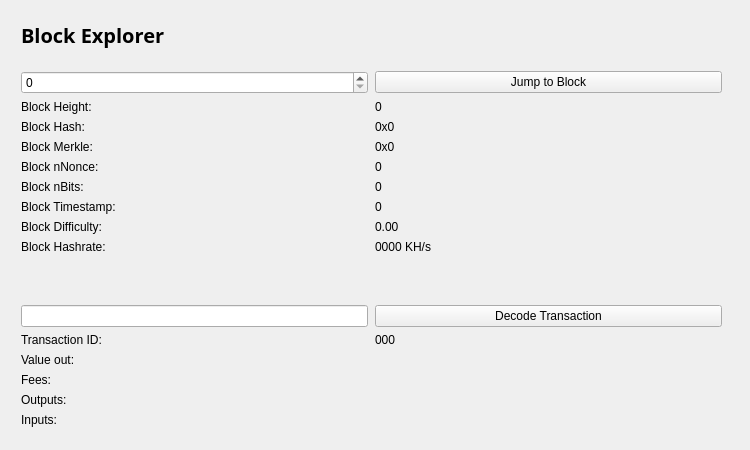
<?xml version="1.0" encoding="UTF-8"?>
<ui version="4.0">
 <class>BlockBrowser</class>
 <widget class="QWidget" name="BlockBrowser">
  <property name="windowModality">
   <enum>Qt::NonModal</enum>
  </property>
  <property name="enabled">
   <bool>true</bool>
  </property>
  <property name="geometry">
   <rect>
    <x>0</x>
    <y>0</y>
    <width>750</width>
    <height>450</height>
   </rect>
  </property>
  <property name="sizePolicy">
   <sizepolicy hsizetype="Preferred" vsizetype="Preferred">
    <horstretch>0</horstretch>
    <verstretch>0</verstretch>
   </sizepolicy>
  </property>
  <property name="minimumSize">
   <size>
    <width>0</width>
    <height>0</height>
   </size>
  </property>
  <property name="acceptDrops">
   <bool>false</bool>
  </property>
  <property name="windowTitle">
   <string>Form</string>
  </property>
  <layout class="QGridLayout">
   <property name="sizeConstraint">
    <enum>QLayout::SetMaximumSize</enum>
   </property>
   <property name="leftMargin">
    <number>21</number>
   </property>
   <property name="topMargin">
    <number>21</number>
   </property>
   <property name="rightMargin">
    <number>10</number>
   </property>
   <item row="1" column="0">
    <widget class="QWidget" name="widget" native="true">
     <widget class="QWidget" name="layoutWidget">
      <property name="geometry">
       <rect>
        <x>0</x>
        <y>0</y>
        <width>699</width>
        <height>27</height>
       </rect>
      </property>
      <layout class="QHBoxLayout" name="horizontalLayout_4">
       <property name="spacing">
        <number>7</number>
       </property>
       <item>
        <widget class="QLabel" name="label_5">
         <property name="font">
          <font>
           <family>OptimusPrinceps</family>
          </font>
         </property>
         <property name="text">
          <string>&lt;html&gt;&lt;head/&gt;&lt;body&gt;&lt;p&gt;&lt;span style=&quot; font-size:20px; font-weight:600; color:#000000;&quot;&gt;Block Explorer &lt;/span&gt;&lt;/p&gt;&lt;/body&gt;&lt;/html&gt;</string>
         </property>
        </widget>
       </item>
       <item>
        <spacer name="horizontalSpacer_2">
         <property name="orientation">
          <enum>Qt::Horizontal</enum>
         </property>
         <property name="sizeHint" stdset="0">
          <size>
           <width>40</width>
           <height>20</height>
          </size>
         </property>
        </spacer>
       </item>
      </layout>
     </widget>
     <widget class="QWidget" name="layoutWidget_2">
      <property name="geometry">
       <rect>
        <x>0</x>
        <y>50</y>
        <width>701</width>
        <height>400</height>
       </rect>
      </property>
      <layout class="QGridLayout" name="gridLayout_3" rowstretch="0,0,0,0,0,0,0,0,0,0,0,0,0,0,0,0,0,0,0" columnstretch="0,0">
       <property name="sizeConstraint">
        <enum>QLayout::SetDefaultConstraint</enum>
       </property>
       <property name="horizontalSpacing">
        <number>7</number>
       </property>
       <item row="18" column="0">
        <spacer name="verticalSpacer">
         <property name="orientation">
          <enum>Qt::Vertical</enum>
         </property>
         <property name="sizeHint" stdset="0">
          <size>
           <width>20</width>
           <height>40</height>
          </size>
         </property>
        </spacer>
       </item>
       <item row="12" column="1">
        <widget class="QPushButton" name="txButton">
         <property name="text">
          <string>Decode Transaction</string>
         </property>
        </widget>
       </item>
       <item row="17" column="0">
        <widget class="QLabel" name="inputLabel">
         <property name="text">
          <string>Inputs:</string>
         </property>
         <property name="alignment">
          <set>Qt::AlignLeading|Qt::AlignLeft|Qt::AlignTop</set>
         </property>
        </widget>
       </item>
       <item row="10" column="1">
        <widget class="QLabel" name="pawBox">
         <property name="text">
          <string>0000 KH/s</string>
         </property>
        </widget>
       </item>
       <item row="14" column="0">
        <widget class="QLabel" name="valueLabel">
         <property name="text">
          <string>Value out:</string>
         </property>
        </widget>
       </item>
       <item row="13" column="0">
        <widget class="QLabel" name="txLabel">
         <property name="text">
          <string>Transaction ID:</string>
         </property>
        </widget>
       </item>
       <item row="9" column="1">
        <widget class="QLabel" name="hardBox">
         <property name="text">
          <string>0.00</string>
         </property>
        </widget>
       </item>
       <item row="13" column="1">
        <widget class="QLabel" name="txID">
         <property name="text">
          <string>000</string>
         </property>
        </widget>
       </item>
       <item row="17" column="1">
        <widget class="QLabel" name="inputBox">
         <property name="text">
          <string/>
         </property>
         <property name="alignment">
          <set>Qt::AlignLeading|Qt::AlignLeft|Qt::AlignTop</set>
         </property>
        </widget>
       </item>
       <item row="14" column="1">
        <widget class="QLabel" name="valueBox">
         <property name="text">
          <string/>
         </property>
        </widget>
       </item>
       <item row="9" column="0">
        <widget class="QLabel" name="hardLabel">
         <property name="text">
          <string>Block Difficulty:</string>
         </property>
        </widget>
       </item>
       <item row="1" column="0">
        <widget class="QSpinBox" name="heightBox">
         <property name="sizePolicy">
          <sizepolicy hsizetype="Preferred" vsizetype="Fixed">
           <horstretch>0</horstretch>
           <verstretch>0</verstretch>
          </sizepolicy>
         </property>
         <property name="maximum">
          <number>99999999</number>
         </property>
        </widget>
       </item>
       <item row="3" column="0">
        <widget class="QLabel" name="heightLabel_2">
         <property name="text">
          <string>Block Height:</string>
         </property>
        </widget>
       </item>
       <item row="8" column="1">
        <widget class="QLabel" name="timeBox">
         <property name="text">
          <string>0</string>
         </property>
        </widget>
       </item>
       <item row="1" column="1">
        <widget class="QPushButton" name="blockButton">
         <property name="text">
          <string>Jump to Block</string>
         </property>
        </widget>
       </item>
       <item row="5" column="0">
        <widget class="QLabel" name="merkleLabel">
         <property name="text">
          <string>Block Merkle:</string>
         </property>
        </widget>
       </item>
       <item row="4" column="0">
        <widget class="QLabel" name="hashLabel">
         <property name="text">
          <string>Block Hash:</string>
         </property>
        </widget>
       </item>
       <item row="15" column="1">
        <widget class="QLabel" name="feesBox">
         <property name="text">
          <string/>
         </property>
        </widget>
       </item>
       <item row="10" column="0">
        <widget class="QLabel" name="pawLabel">
         <property name="text">
          <string>Block Hashrate:</string>
         </property>
        </widget>
       </item>
       <item row="3" column="1">
        <widget class="QLabel" name="heightLabel">
         <property name="text">
          <string>0</string>
         </property>
        </widget>
       </item>
       <item row="15" column="0">
        <widget class="QLabel" name="feesLabel">
         <property name="text">
          <string>Fees:</string>
         </property>
        </widget>
       </item>
       <item row="7" column="0">
        <widget class="QLabel" name="bitsLabel">
         <property name="text">
          <string>Block nBits:</string>
         </property>
        </widget>
       </item>
       <item row="7" column="1">
        <widget class="QLabel" name="bitsBox">
         <property name="text">
          <string>0</string>
         </property>
        </widget>
       </item>
       <item row="5" column="1">
        <widget class="QLabel" name="merkleBox">
         <property name="minimumSize">
          <size>
           <width>187</width>
           <height>0</height>
          </size>
         </property>
         <property name="text">
          <string>0x0</string>
         </property>
        </widget>
       </item>
       <item row="16" column="0">
        <widget class="QLabel" name="outputLabel">
         <property name="text">
          <string>Outputs:</string>
         </property>
         <property name="alignment">
          <set>Qt::AlignLeading|Qt::AlignLeft|Qt::AlignTop</set>
         </property>
        </widget>
       </item>
       <item row="16" column="1">
        <widget class="QLabel" name="outputBox">
         <property name="text">
          <string/>
         </property>
         <property name="alignment">
          <set>Qt::AlignLeading|Qt::AlignLeft|Qt::AlignTop</set>
         </property>
        </widget>
       </item>
       <item row="6" column="0">
        <widget class="QLabel" name="nonceLabel">
         <property name="text">
          <string>Block nNonce:</string>
         </property>
        </widget>
       </item>
       <item row="6" column="1">
        <widget class="QLabel" name="nonceBox">
         <property name="text">
          <string>0</string>
         </property>
        </widget>
       </item>
       <item row="8" column="0">
        <widget class="QLabel" name="timeLabel">
         <property name="text">
          <string>Block Timestamp:</string>
         </property>
        </widget>
       </item>
       <item row="4" column="1">
        <widget class="QLabel" name="hashBox">
         <property name="enabled">
          <bool>true</bool>
         </property>
         <property name="sizePolicy">
          <sizepolicy hsizetype="Preferred" vsizetype="Preferred">
           <horstretch>0</horstretch>
           <verstretch>0</verstretch>
          </sizepolicy>
         </property>
         <property name="minimumSize">
          <size>
           <width>0</width>
           <height>0</height>
          </size>
         </property>
         <property name="text">
          <string>0x0</string>
         </property>
        </widget>
       </item>
       <item row="12" column="0">
        <widget class="QLineEdit" name="txBox">
         <property name="sizePolicy">
          <sizepolicy hsizetype="Preferred" vsizetype="Fixed">
           <horstretch>0</horstretch>
           <verstretch>0</verstretch>
          </sizepolicy>
         </property>
         <property name="focusPolicy">
          <enum>Qt::ClickFocus</enum>
         </property>
         <property name="toolTip">
          <string notr="true"/>
         </property>
         <property name="toolTipDuration">
          <number>0</number>
         </property>
         <property name="statusTip">
          <string notr="true"/>
         </property>
         <property name="whatsThis">
          <string notr="true"/>
         </property>
         <property name="inputMethodHints">
          <set>Qt::ImhNone</set>
         </property>
         <property name="inputMask">
          <string comment="Transaction id" extracomment="Transaction id"/>
         </property>
         <property name="placeholderText">
          <string comment="Transaction ID" extracomment="Transaction ID"/>
         </property>
        </widget>
       </item>
       <item row="11" column="0">
        <spacer name="verticalSpacer_2">
         <property name="orientation">
          <enum>Qt::Vertical</enum>
         </property>
         <property name="sizeHint" stdset="0">
          <size>
           <width>20</width>
           <height>40</height>
          </size>
         </property>
        </spacer>
       </item>
      </layout>
     </widget>
    </widget>
   </item>
  </layout>
 </widget>
 <resources/>
 <connections/>
</ui>
